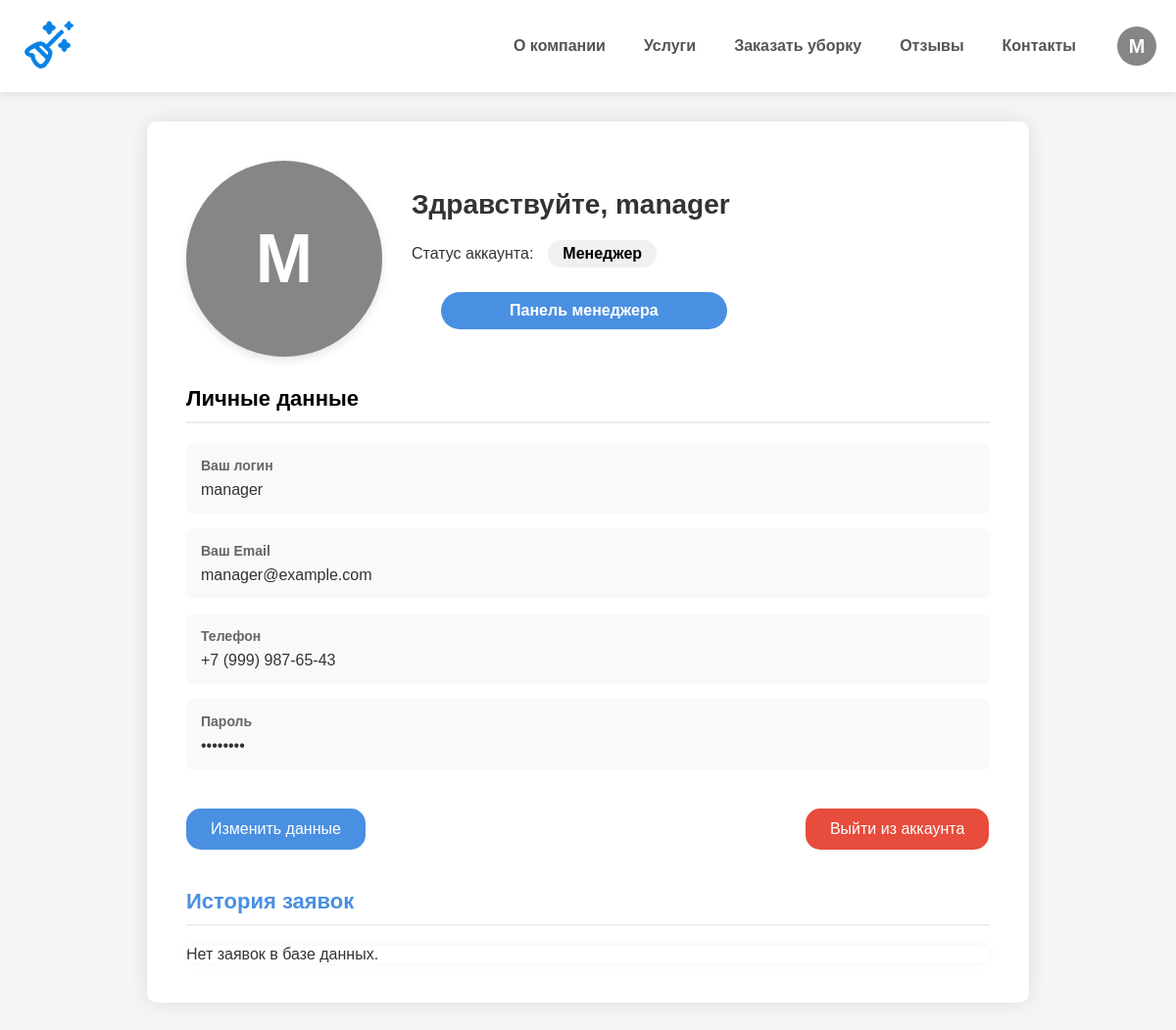
The page /clearprofile.php (signed in) on the database its author committed.
### tables this page shows
CREATE TABLE `users` (
  `id` int NOT NULL,
  `login` varchar(50) NOT NULL,
  `email` varchar(100) NOT NULL,
  `phone` varchar(20) NOT NULL,
  `password` varchar(255) NOT NULL,
  `is_admin` tinyint(1) DEFAULT '0',
  `is_manager` tinyint(1) DEFAULT '0',
  `created_at` timestamp NULL DEFAULT CURRENT_TIMESTAMP
);

### clearprofile.php (the view, shortened to what this page needs)
<?php
require_once "connect/connect.php";
$query = "SELECT * FROM users WHERE id = ?";
$stmt = mysqli_prepare($connect, $query);
mysqli_stmt_bind_param($stmt, "i", $_SESSION['user_id']);
mysqli_stmt_execute($stmt);
$result = mysqli_stmt_get_result($stmt);
$user = mysqli_fetch_assoc($result);
$isAdmin = $user['is_admin'] == 1;
$isManager = $user['is_manager'] == 1;
$firstLetter = mb_strtoupper(mb_substr($user['login'], 0, 1));
$email = $user['email'] ?? 'Не указан';
$phone = $user['phone'] ?? 'Не указан';
?>
<!DOCTYPE html>
<html lang="ru">
<head>
    <link rel="stylesheet" href="/style/profile.css">
</head>
<body>
    <?php require_once "header/header.php"; ?>
    <section class="main">
        <main>
            <div class="user-profile">
                <div class="user-avatar"><?= $firstLetter ?></div>
                <div class="user-info">
                    <h1>Здравствуйте, <?= htmlspecialchars($user['login']) ?></h1>
                    <div class="account-status">
                        Статус аккаунта: <span class="status-badge"><?= $isAdmin ? 'Администратор' : ($isManager ? 'Менеджер' : 'Пользователь') ?></span>
                    </div>
                    <?php if ($isAdmin): ?>
                        <a href="admin_panel.php" class="admin-panel-btn">Админ панель</a>
                    <?php elseif ($isManager): ?>
                        <a href="manage_requests.php" class="admin-panel-btn">Панель менеджера</a>
                    <?php endif; ?>
                </div>
            </div>
            <div class="account-details">
                <h2>Личные данные</h2>
                <div class="info-item">
                    <strong>Ваш логин</strong>
                    <?= htmlspecialchars($user['login']) ?>
                </div>
                <div class="info-item">
                    <strong>Ваш Email</strong>
                    <?= htmlspecialchars($email) ?>
                </div>
                <div class="info-item">
                    <strong>Телефон</strong>
                    <?= htmlspecialchars($phone) ?>
                </div>
                <div class="info-item">
                    <strong>Пароль</strong>
                    ••••••••
                </div>
            </div>
            <div class="actions">
                <a href="edit_profile.php" class="action-btn">Изменить данные</a>
                <a href="logout.php" class="action-btn logout-btn">Выйти из аккаунта</a>
            </div>
            <?php if ($isAdmin || $isManager): ?>
            <div class="requests-history">
                <h2>История заявок</h2>
                <div class="table-container">
                    <?php
                    $table_check = mysqli_query($connect, "SHOW TABLES LIKE 'cleaning_requests'");
                    if (mysqli_num_rows($table_check) > 0) {
                        $requests_query = "SELECT * FROM cleaning_requests ORDER BY created_at DESC LIMIT 5";
                        $requests_result = mysqli_query($connect, $requests_query);
                        if (mysqli_num_rows($requests_result) > 0): ?>
                            <table>
                                <thead>
                                    <tr>
                                        <th>ID</th>
                                        <th>Тип услуги</th>
                                        <th>Тип уборки</th>
                                        <th>Площадь (м²)</th>
                                        <th>Цена (руб)</th>
                                        <th>Дата</th>
                                        <th>Статус</th>
                                    </tr>
                                </thead>
                                <tbody>
                                    <?php while ($row = mysqli_fetch_assoc($requests_result)): ?>
                                    <tr>
                                        <td><?= $row['id'] ?></td>
                                        <td><?= htmlspecialchars($row['service_type']) ?></td>
                                        <td><?= htmlspecialchars($row['cleaning_type']) ?></td>
                                        <td><?= $row['area'] ?></td>
                                        <td><?= number_format($row['estimated_price'], 0, '', ' ') ?></td>
                                        <td><?= date('d.m.Y', strtotime($row['created_at'])) ?></td>
                                        <td class="status-<?= $row['status'] ?>">
                                            <?= match($row['status']) {
                                                'new' => 'Новая',
                                                'in_progress' => 'В работе',
                                                'completed' => 'Завершена',
                                                'cancelled' => 'Отменена',
                                                default => $row['status']
                                            } ?>
                                        </td>
                                    </tr>
                                    <?php endwhile; ?>
                                </tbody>
                            </table>
                        <?php else: ?>
                            <p>Нет заявок в базе данных.</p>
                        <?php endif;
                    } else {
                        echo '<p>Таблица заявок не найдена в базе данных.</p>';
                    }
                    ?>
                </div>
            </div>
            <?php endif; ?>
        </main>
    </section>
</body>
</html>

### header/header.php (shortened to what this page needs)
<?php
require_once "connect/connect.php";
?>
<head>
</head>
<header>
    <div class="header-container">
        <a href="/about.php">
            <img src="/images/logo.svg" alt="Логотип ЧистыйДом" class="logo">
        </a>
        <nav>
            <a href="/about.php">О компании</a>
            <a href="/services.php">Услуги</a>
            <a href="#">Заказать уборку</a>
            <a href="/reviews.php">Отзывы</a>
            <a href="#">Контакты</a>
            <?php
            if (isset($_SESSION['user_id'])) {
                $user_id = $_SESSION['user_id'];
                $query = "SELECT login FROM users WHERE id = ?";
                $stmt = mysqli_prepare($connect, $query);
                mysqli_stmt_bind_param($stmt, "i", $user_id);
                mysqli_stmt_execute($stmt);
                $result = mysqli_stmt_get_result($stmt);
                $user = mysqli_fetch_assoc($result);
                $first_letter = mb_strtoupper(mb_substr($user['login'], 0, 1));
                echo '<a href="clearprofile.php" class="user-icon"><span class="user-icon-text">'.$first_letter.'</span></a>';
            } else {
                echo '<a href="clearregistr.php" class="user-icon"><img src="/images/unknown.png" alt="Войти" class="user-icon-image"></a>';
            }
            ?>
        </nav>
    </div>
</header>

### style/profile.css (style rules this page uses)
* { margin: 0; padding: 0; box-sizing: border-box; font-family: Arial, sans-serif; }
.main { background-color: #f5f5f5; color: #333; display: flex; justify-content: center; align-items: center; min-height: 100vh; padding: 30px 0; }
main { width: 900px; margin: 0 auto; padding: 40px; background-color: white; border-radius: 10px; box-shadow: 0 0 20px rgba(0, 0, 0, 0.1); position: relative; }
.user-profile { display: flex; align-items: center; margin-bottom: 30px; }
.user-avatar { width: 200px; height: 200px; border-radius: 50%; background-color: #868686; display: flex; align-items: center; justify-content: center; color: white; font-weight: bold; font-size: 70px; margin-right: 30px; line-height: 1; text-transform: uppercase; box-shadow: 0 4px 8px rgba(0, 0, 0, 0.1); }
.user-info { flex: 1; }
h1 { margin-bottom: 20px; color: #333; font-size: 28px; }
.account-status { display: flex; align-items: center; margin-bottom: 15px; }
.status-badge { color: black; padding: 5px 15px; border-radius: 20px; font-weight: bold; margin-left: 15px; font-size: 16px; background-color: #f0f0f0; }
.admin-panel-btn { display: inline-block; padding: 10px 70px; background-color: #4a90e2; color: white; border-radius: 25px; text-decoration: none; font-weight: bold; transition: background-color 0.3s; margin-top: 10px; margin-left: 30px; }
.account-details { margin-bottom: 40px; }
.account-details h2 { margin-bottom: 20px; font-size: 22px; color:rgb(0, 0, 0); padding-bottom: 10px; border-bottom: 2px solid #eee; }
.info-item { margin-bottom: 15px; padding: 15px; background-color: #f9f9f9; border-radius: 8px; font-size: 16px; }
.info-item strong { display: block; margin-bottom: 8px; font-size: 14px; color: #666; }
.actions { margin-bottom: 40px; display: flex; gap: 449px; }
.action-btn { padding: 12px 25px; background-color: #4a90e2; color: white; border: none; border-radius: 15px; cursor: pointer; text-decoration: none; font-size: 16px; transition: background-color 0.3s; }
.logout-btn { background-color: #e74c3c; }
.requests-history { margin-top: 30px; }
.requests-history h2 { margin-bottom: 20px; font-size: 22px; color: #4a90e2; padding-bottom: 10px; border-bottom: 2px solid #eee; }
.table-container { border-radius: 20px; overflow: hidden; box-shadow: 0 0 10px rgba(0, 0, 0, 0.05); }

### header/header.php (style rules this page uses)
header { background: #fff; padding: 20px 0; box-shadow: 0 2px 10px rgba(0,0,0,0.1); position: relative; z-index: 100; }
.header-container { display: flex; justify-content: space-between; align-items: center; max-width: 1200px; margin: 0 auto; padding: 0 20px; }
.logo { height: 50px; transition: transform 0.3s ease; }
nav { display: flex; align-items: center; gap: 15px; }
nav a { text-decoration: none; color: #555; font-weight: 600; font-size: 16px; transition: all 0.3s ease; padding: 8px 12px; border-radius: 4px; white-space: nowrap; }
.user-icon { width: 40px; height: 40px; border-radius: 50%; background-color: rgb(134, 134, 134); display: flex; align-items: center; justify-content: center; color: white; font-weight: bold; margin-left: 15px; cursor: pointer; transition: all 0.3s ease; text-decoration: none; overflow: hidden; position: relative; }
.user-icon-text { font-size: 20px; line-height: 1; }

### rows shown on the page
users: login "M", login "manager", email "manager@example.com", phone "+7 (999) 987-65-43"
